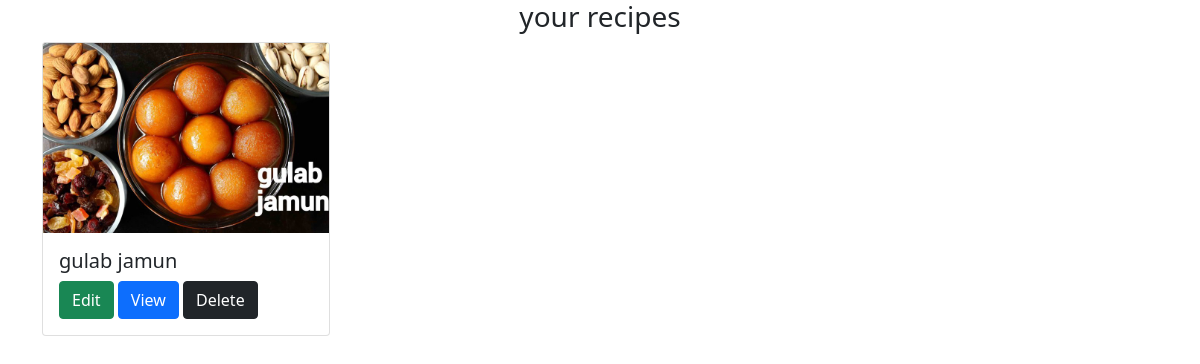
The page /recipes/list (signed in) on the database its author committed.
### recipes/models.py (models this page shows, shortened)
class Recipes(models.Model):
    recipe_name = models.CharField(max_length=100)
    ingredients = models.CharField(max_length=500)
    category = models.CharField(max_length=100)
    recipe_image = models.ImageField(upload_to="images")
    created_by = models.CharField(max_length=100)

### recipes/views.py (the view)
# urls.py: path("list",ListMyRecipes.as_view(),name="list"),
class ListMyRecipes(TemplateView):
    model = Recipes
    template_name = "recipes/myrecipes_list.html"
    context = {}
    def get(self, request, *args, **kwargs):
        my_recipes = self.model.objects.filter(created_by=request.user)
        self.context["recipes"] = my_recipes
        return render(request,self.template_name,self.context)

### recipes/templates/recipes/myrecipes_list.html (shortened to what this page needs)
<!DOCTYPE html>
<html lang="en">
<head>
    <link href="https://cdn.jsdelivr.net/npm/bootstrap@5.0.0-beta1/dist/css/bootstrap.min.css" rel="stylesheet"
>
</head>
<body>
<h3 align="center">your recipes</h3>
<div class="container">
    <div class="row">
    {%for recipe in recipes%}
    <div class="col-3">
        <div class="card" style="width: 18rem;">
        <img src="{{recipe.recipe_image.url}}" class="card-img-top" alt="...">
        <div class="card-body">
            <h5 class="card-title">{{recipe.recipe_name}}</h5>
             <a href="{%url 'editrecipe' recipe.id%}" class="btn btn-success">Edit</a>
            <a href="{% url 'viewrecipe' recipe.id%}" class="btn btn-primary">View</a>
            <a href="{%url 'delete' recipe.id%}" class="btn btn-dark">Delete</a>
  </div>
</div>
    </div>
        {%endfor%}
    </div>
</div>
</body>
</html>

### rows shown on the page
Recipes: recipe_image (picture), recipe_name "gulab jamun"
